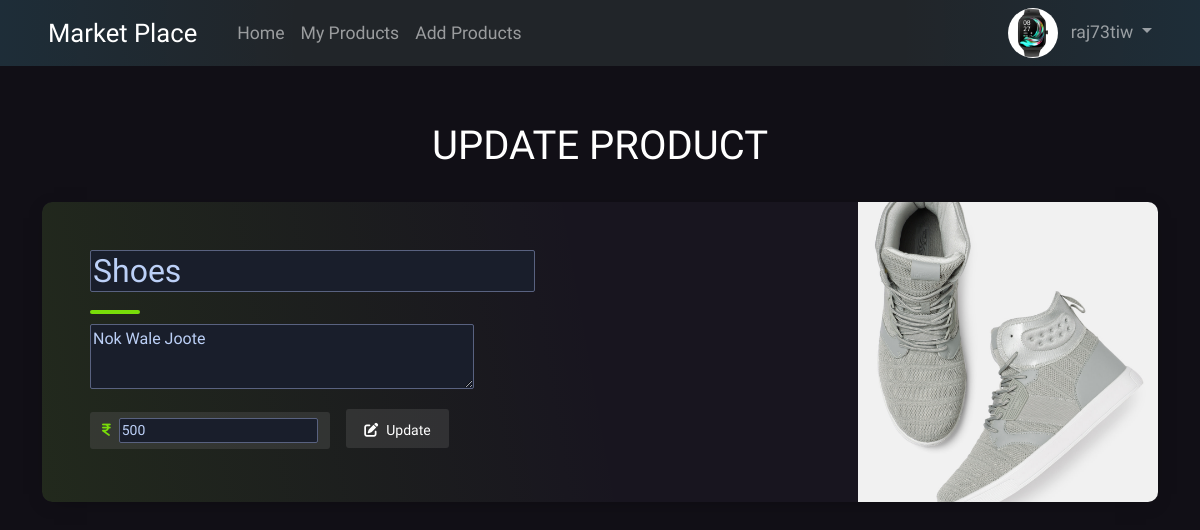
The page /home/update-prod/3/ (signed in) on the database its author committed.
### user/models.py (models this page shows, shortened)
class UserProfile(models.Model):
    user=models.OneToOneField(User,on_delete=models.CASCADE)
    name=models.CharField(max_length=50,null=True)
    about=models.CharField(max_length=500,null=True)
    phone=models.IntegerField(null=True)
    address=models.CharField(max_length=100,null=True)
    profile_pic=models.ImageField(upload_to="user/profile-pic",default="user/profile-pic/defaultpic.png")

### basicapp/models.py (models this page shows, shortened)
class Product(models.Model):
    user=models.ForeignKey(User,on_delete=models.CASCADE,default=1, related_name='products')
    p_name=models.CharField(max_length=50)
    p_desc=models.CharField(max_length=500)
    p_date=models.DateField(auto_now_add=True)
    p_price=models.IntegerField()
    p_image=models.ImageField(upload_to="basicapp/images",default="basicapp/images/placeholder.png")

### basicapp/views.py (the view)
# urls.py: path('update-prod/<int:prod_id>/', views.update_prod , name='update-prod' ),
@login_required
def update_prod(request,prod_id):
    prod = get_object_or_404(models.Product, id=prod_id)
    if request.user != prod.user:
        messages.error(request, 'You are not authorized to update this product.')
        return redirect('basicapp:myprods')
    if request.method == 'POST':
         form = forms.ProdForm(request.POST, request.FILES, instance=prod)
         if form.is_valid():
            form.save()
            messages.success(request,'Product Updated Successfully !')
            return redirect('basicapp:myprods')
         else:
            print(form.errors)
            messages.error(request,'Please Enter Correct Data !')
    else:
        form = forms.ProdForm(instance=prod)
    context={'form':form, 'prod':prod}
    return render(request,'basicapp/update_prod_form.html',context)

### basicapp/forms.py
class ProdForm(forms.ModelForm ):
    p_name = forms.CharField(widget=forms.TextInput(attrs={'placeholder': 'Enter Product Name'}))
    p_desc = forms.CharField(widget=forms.Textarea(attrs={'placeholder': 'Enter Product Description'}))
    p_price = forms.IntegerField(widget=forms.NumberInput)
    class Meta:
        model=models.Product
        fields=['p_name','p_desc','p_price','p_image']

### basicapp/templates/basicapp/update_prod_form.html (shortened to what this page needs)
{% extends 'basicapp/base.html' %}
{% load static %}
{% block body %}
<div class="container py-4">
    <h1 class="h1 text-center" id="pageHeaderTitle">Update Product</h1>
    <form method="post" enctype="multipart/form-data">
        <article class="postcard dark green">
            <div class="postcard__img_link">
                <img class="postcard__img" src="{{ prod.p_image.url }}" alt="Upload Image" id="up-img" />
                <label for="id_p_image" class="custom-file-upload "></label>
            </div>
            <div class="postcard__text" >
                <h1 class="postcard__title green">{{form.p_name}}</a></h1>
                <div class="postcard__bar"></div>
                <div class="postcard__preview-txt">{{form.p_desc}}</div>
                <ul class="postcard__tagbox">
                    <li class="tag__item ">
                        <i class="fa-solid fa-indian-rupee-sign me-2 " style="color:#79dd09"></i>{{form.p_price}}
                    </li>
                    <li class="tag__item play green ms-2">
                        <button type="submit" class="mt-1" style="background: none;border: none;outline: none;box-shadow: none;color: inherit;">
                            <i class="fa-solid fa-pen-to-square me-2"></i>Update
                        </button>
                    </li>
                </ul>
            </div>
        </article>
    </form>
</div>
{% endblock %}

### basicapp/templates/basicapp/base.html (shortened to what this page needs)
{% load static %}
<!DOCTYPE html>
<html lang="en">
  <head>
    <link
      href="https://cdn.jsdelivr.net/npm/bootstrap@5.0.2/dist/css/bootstrap.min.css"
      rel="stylesheet"
 />
    <link rel="stylesheet" href="https://cdnjs.cloudflare.com/ajax/libs/font-awesome/6.5.1/css/all.min.css" />
    <link rel="stylesheet" type="text/css" href="{% static 'basicapp/css/index.css' %}" />
  </head>
  <body class="dark">
    <nav
      class="navbar navbar-expand-lg navbar-dark bg-dark"
      style="background-image: radial-gradient( circle,   transparent 50% ,rgba(0, 118, 189, 0.1));">
      <div class="container-fluid" style="font-size: 110%; padding-right:4%; padding-left:4%">
        <a class="navbar-brand" href="{% url 'basicapp:index' %}" style="font-size: 1.6rem">Market Place</a>
        <div class="collapse navbar-collapse ms-3" id="navbarSupportedContent">
          <ul class="navbar-nav me-auto mb-2 mb-lg-0">
            <li class="nav-item ">
              <a class="nav-link "  href="{% url 'basicapp:index' %}">Home</a>
            </li>
            {% if user.is_authenticated %}
            <li class="nav-item">
              <a class="nav-link" href="{% url 'basicapp:myprods' %}">My Products</a>
            </li>
            <li class="nav-item">
              <a class="nav-link" href="{% url 'basicapp:add-prod' %}">Add Products</a>
            </li>
            {% endif %}
          </ul>
          {% if user.is_authenticated %}
          <ul class="navbar-nav ms-auto mb-2 mb-lg-0 profile-menu">
            <li class="nav-item dropdown">
              <a class="nav-link dropdown-toggle " href="#" id="navbarDropdown" role="button" data-bs-toggle="dropdown" aria-expanded="false" style="padding:0">
                <div class="profile-pic me-2">
                  <img  src="{{ user.userprofile.profile_pic.url }}" alt="Profile Picture" />
                </div>
                {{user.username}}
              </a>
            </li>
          </ul>
          {% endif %}
        </div>
      </div>
    </nav>
     {% block body %} {% endblock %}
  </body>
</html>

### basicapp/static/basicapp/css/index.css (style rules this page uses)
body { font-family: "Baloo 2", cursive; font-size: 16px; color: #fff; text-rendering: optimizeLegibility; font-weight: initial; }
.dark { background: #110f16; }
a, a:hover { text-decoration: none; transition: color 0.3s ease-in-out; }
#pageHeaderTitle { margin: 2rem 0; text-transform: uppercase; text-align: center; font-size: 2.5rem; }
.postcard { flex-wrap: wrap; display: flex; box-shadow: 0 4px 21px -12px rgba(0, 0, 0, 0.66); border-radius: 10px; margin: 0 0 2rem 0; overflow: hidden; position: relative; color: #fff; }
.postcard.dark { background-color: #18151f; }
.postcard h1, .postcard .h1 { margin-bottom: 0.5rem; font-weight: 500; }
.postcard .postcard__title { font-size: 1.75rem; }
.postcard .postcard__img { max-height: 180px; width: 100%; object-fit: cover; position: relative; }
.postcard .postcard__img_link { display: contents; }
.postcard .postcard__bar { width: 50px; height: 10px; margin: 10px 0; border-radius: 5px; background-color: #424242; transition: width 0.2s ease; }
.postcard .postcard__text { padding: 1.5rem; position: relative; display: flex; flex-direction: column; }
.postcard .postcard__preview-txt { overflow: hidden; text-overflow: ellipsis; height: 100%; display: flex; align-items: center; }
.postcard .postcard__tagbox { font-size: 14px; margin: 20px 0 0 0; padding: 0; justify-content: center; }
.postcard .postcard__tagbox .tag__item { display: inline-block; background: rgba(83, 83, 83, 0.4); border-radius: 3px; padding: 6px 12px; margin: 0 5px 5px 0; cursor: default; user-select: none; transition: background-color 0.3s; }
.postcard:before { content: ""; position: absolute; top: 0; right: 0; bottom: 0; left: 0; background-image: linear-gradient(-70deg, #424242, transparent 50%); opacity: 1; border-radius: 10px; }
@media screen and (min-width: 769px) { .postcard { flex-wrap: inherit; height: 300px; } }
@media screen and (min-width: 769px) { .postcard .postcard__title { font-size: 2rem; } }
@media screen and (min-width: 769px) { .postcard .postcard__tagbox { justify-content: start; } }
@media screen and (min-width: 769px) { .postcard .postcard__img { max-width: 300px; max-height: 100%; transition: transform 0.5s ease; } }
@media screen and (min-width: 769px) { .postcard .postcard__text { padding: 3rem; width: 100%; } }
@media screen and (min-width: 769px) { .postcard:nth-child(2n + 0) { flex-direction: row-reverse; } }
@media screen and (min-width: 769px) { .postcard:nth-child(2n + 0) .postcard__text::before { right: -12px !important; transform: rotate(-4deg); } }
@media screen and (min-width: 1024px) { .postcard__text { padding: 2rem 3.5rem; } }
.green .postcard__bar { background-color: #79dd09; }
.green::before { background-image: linear-gradient(-30deg, rgba(121, 221, 9, 0.1), transparent 50%); }
.green:nth-child(2n)::before { background-image: linear-gradient(30deg, rgba(121, 221, 9, 0.1), transparent 50%); }
@media screen and (min-width: 769px) { .green::before { background-image: linear-gradient(-80deg, rgba(121, 221, 9, 0.1), transparent 50%); } }
@media screen and (min-width: 769px) { .green:nth-child(2n)::before { background-image: linear-gradient(80deg, rgba(121, 221, 9, 0.1), transparent 50%); } }
.profile-pic { display: inline-block; vertical-align: middle; width: 50px; height: 50px; overflow: hidden; border-radius: 50%; }
.profile-pic img { width: 100%; height: 100%; object-fit: cover; }
.postcard__preview-txt textarea { height: 100%; border: 1px solid #596280; border-radius: 2px; background: #191e2b; color: #bcd0f7; }
.postcard input { border: 1px solid #596280; border-radius: 2px; background: #191e2b; color: #bcd0f7; }
.custom-file-upload { cursor: pointer; position: absolute; width: 100%; height: 100%; }

### rows shown on the page
Product: p_image (picture), p_name "Shoes", p_desc "Nok Wale Joote", p_price "500"

### other values the page prints
{{ user.username }} "raj73tiw"
